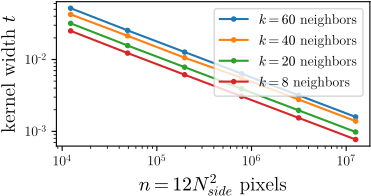

Write the Python code that produced this figure.
#!/usr/bin/env python3

from os import path

from matplotlib import pyplot as plt

plt.rc('font', family='Latin Modern Roman')  # Latin Modern for text
plt.rc('mathtext', fontset='cm')  # Computer Modern for math (default is dejavusans)
#plt.rc('text', usetex=True)
#plt.rc('text.latex', preamble=r'\usepackage{lmodern}')

kernel_width_optimal = {
    8: {
        32:   0.02500,
        64:   0.01228,
        128:  0.00614,
        256:  0.00307,
        512:  0.00154,
        1024: 0.00077,
    },
    20: {
        32:   0.03185,
        64:   0.01564,
        128:  0.00782,
        256:  0.00391,
        512:  0.00196,
        1024: 0.00098,
    },
    40: {
        32:   0.042432,
        64:   0.021354,
        128:  0.010595,
        256:  0.005551,  # seems a bit off
        #512:  0.003028,  # seems buggy
        512:  0.005551 / 2,  # extrapolated
        1024: 0.005551 / 4,  # extrapolated
    },
    60: {
        32:   0.051720,
        64:   0.025403,
        128:  0.012695,
        256:  0.006351,
        #512:  0.002493,  # seems buggy
        512:  0.006351 / 2,  # extrapolated
        1024: 0.006351 / 4,  # extrapolated
    },
}

fig, ax = plt.subplots(figsize=(4, 2.3))
for neighbors, optimums in sorted(kernel_width_optimal.items(), reverse=True):
    nside = [12*n**2 for n in optimums.keys()]
    width = list(optimums.values())
    ax.loglog(nside, width, '.-', label=f'$k={neighbors}$ neighbors')
ax.legend(loc='upper right')
ax.set_xlabel('$n = 12 N_{side}^2$ pixels', fontsize=14)
ax.set_ylabel('kernel width $t$', fontsize=14)
#ax.set_title('optimal kernel widths')

fig.tight_layout()
filename = path.splitext(path.basename(__file__))[0] + '.pdf'
fig.savefig(filename)
